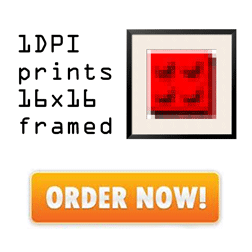
#> input picture prints.png, 252 x 252 px
$ python anyimage2png.py ../prints.png
#> lines starting #> are read from the running program, lines starting #| are printed output that depends on the picture
import os
import sys
import argparse
from PIL import Image


def main():
    parser = argparse.ArgumentParser(
      description='Convert given image to png format.')

    parser.add_argument('imagepath', metavar='image', type=str,
                        help='path to image')
    parser.add_argument('--width', default=16, type=int,
                        help='resize to specified width')
    parser.add_argument('--height', default=16, type=int,
                        help='resize to specified height')
    parser.add_argument('--prefix', default='p', type=str,
                        help='prefix for processed image')
    args = parser.parse_args()

    if not os.path.isfile(args.imagepath):
        sys.exit('Error: file "%s" does not exist' % args.imagepath)

    img_size = (args.width, args.height)

    im = Image.open(args.imagepath)
#> im is the input picture: PIL image 252x252 P; mean R, G, B 233.7, 208.9, 194.6
    if im.size != img_size:
        im = im.resize(img_size)
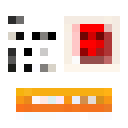
#> im: PIL image 16x16 P (shown 8 times larger); mean R, G, B 237.4, 211.8, 196.8

    # return file's basename without file extension
    fname, _ = os.path.splitext(os.path.basename(args.imagepath))
    dname = os.path.dirname(args.imagepath)

    # new name for processed file
    nname = args.prefix + '-' + fname + '.png'

    output = os.path.join(dname, nname)

    im.save(output, 'png')
    im.close()

    print(output)


if __name__ == '__main__':
    main()
